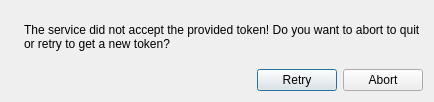
<?xml version="1.0" encoding="UTF-8"?>
<ui version="4.0">
 <class>PerformLoginInvalid</class>
 <widget class="QWidget" name="PerformLoginInvalid">
  <property name="geometry">
   <rect>
    <x>0</x>
    <y>0</y>
    <width>434</width>
    <height>102</height>
   </rect>
  </property>
  <property name="windowTitle">
   <string>Form</string>
  </property>
  <layout class="QVBoxLayout" name="verticalLayout">
   <item>
    <layout class="QHBoxLayout" name="horizontalLayout">
     <item>
      <widget class="QLabel" name="lblIcon">
       <property name="margin">
        <number>10</number>
       </property>
      </widget>
     </item>
     <item>
      <widget class="QLabel" name="lblInvalid">
       <property name="sizePolicy">
        <sizepolicy hsizetype="Preferred" vsizetype="Preferred">
         <horstretch>1</horstretch>
         <verstretch>0</verstretch>
        </sizepolicy>
       </property>
       <property name="text">
        <string>The service did not accept the provided token! Do you want to abort to quit or retry to get a new token?</string>
       </property>
       <property name="wordWrap">
        <bool>true</bool>
       </property>
      </widget>
     </item>
    </layout>
   </item>
   <item>
    <widget class="QDialogButtonBox" name="btnInvalid">
     <property name="standardButtons">
      <set>QDialogButtonBox::Abort|QDialogButtonBox::Retry</set>
     </property>
    </widget>
   </item>
  </layout>
 </widget>
 <resources/>
 <connections/>
 <slots>
  <slot>retry()</slot>
  <slot>abort()</slot>
 </slots>
</ui>
